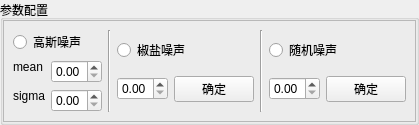
         <widget class="QWidget" name="parameter_page_3">
          <layout class="QHBoxLayout" name="horizontalLayout_5">
           <property name="spacing">
            <number>0</number>
           </property>
           <property name="leftMargin">
            <number>0</number>
           </property>
           <property name="topMargin">
            <number>0</number>
           </property>
           <property name="rightMargin">
            <number>0</number>
           </property>
           <property name="bottomMargin">
            <number>0</number>
           </property>
           <item>
            <widget class="QGroupBox" name="groupBox_3">
             <property name="title">
              <string>参数配置</string>
             </property>
             <layout class="QVBoxLayout" name="verticalLayout_26">
              <property name="spacing">
               <number>0</number>
              </property>
              <property name="leftMargin">
               <number>0</number>
              </property>
              <property name="topMargin">
               <number>0</number>
              </property>
              <property name="rightMargin">
               <number>0</number>
              </property>
              <property name="bottomMargin">
               <number>0</number>
              </property>
              <item alignment="Qt::AlignVCenter">
               <widget class="QFrame" name="frame_5">
                <property name="frameShape">
                 <enum>QFrame::StyledPanel</enum>
                </property>
                <property name="frameShadow">
                 <enum>QFrame::Raised</enum>
                </property>
                <layout class="QHBoxLayout" name="horizontalLayout_26" stretch="1,0,1,0,1">
                 <item>
                  <layout class="QVBoxLayout" name="verticalLayout_25">
                   <property name="sizeConstraint">
                    <enum>QLayout::SetMaximumSize</enum>
                   </property>
                   <item>
                    <widget class="QRadioButton" name="radioButton_Gaussian">
                     <property name="text">
                      <string>高斯噪声</string>
                     </property>
                     <attribute name="buttonGroup">
                      <string notr="true">buttonGroup_2</string>
                     </attribute>
                    </widget>
                   </item>
                   <item>
                    <layout class="QVBoxLayout" name="verticalLayout_22">
                     <property name="spacing">
                      <number>6</number>
                     </property>
                     <item>
                      <layout class="QHBoxLayout" name="horizontalLayout_22">
                       <property name="spacing">
                        <number>6</number>
                       </property>
                       <item alignment="Qt::AlignTop">
                        <widget class="QLabel" name="label_36">
                         <property name="text">
                          <string>mean</string>
                         </property>
                        </widget>
                       </item>
                       <item>
                        <widget class="QDoubleSpinBox" name="doubleSpinBox_6">
                         <property name="maximum">
                          <double>1.000000000000000</double>
                         </property>
                         <property name="singleStep">
                          <double>0.010000000000000</double>
                         </property>
                        </widget>
                       </item>
                      </layout>
                     </item>
                     <item>
                      <layout class="QHBoxLayout" name="horizontalLayout_23">
                       <property name="spacing">
                        <number>6</number>
                       </property>
                       <item alignment="Qt::AlignTop">
                        <widget class="QLabel" name="label_52">
                         <property name="text">
                          <string>sigma</string>
                         </property>
                        </widget>
                       </item>
                       <item>
                        <widget class="QDoubleSpinBox" name="doubleSpinBox_7">
                         <property name="maximum">
                          <double>1.000000000000000</double>
                         </property>
                         <property name="singleStep">
                          <double>0.010000000000000</double>
                         </property>
                        </widget>
                       </item>
                      </layout>
                     </item>
                    </layout>
                   </item>
                  </layout>
                 </item>
                 <item>
                  <widget class="Line" name="line_4">
                   <property name="orientation">
                    <enum>Qt::Vertical</enum>
                   </property>
                  </widget>
                 </item>
                 <item>
                  <layout class="QVBoxLayout" name="verticalLayout_23">
                   <item>
                    <widget class="QRadioButton" name="radioButton_Salt">
                     <property name="text">
                      <string>椒盐噪声</string>
                     </property>
                     <attribute name="buttonGroup">
                      <string notr="true">buttonGroup_2</string>
                     </attribute>
                    </widget>
                   </item>
                   <item>
                    <layout class="QHBoxLayout" name="horizontalLayout_24">
                     <item>
                      <widget class="QDoubleSpinBox" name="doubleSpinBox_4">
                       <property name="maximum">
                        <double>1.000000000000000</double>
                       </property>
                       <property name="singleStep">
                        <double>0.010000000000000</double>
                       </property>
                      </widget>
                     </item>
                     <item>
                      <widget class="QPushButton" name="pushButton_4">
                       <property name="text">
                        <string>确定</string>
                       </property>
                      </widget>
                     </item>
                    </layout>
                   </item>
                  </layout>
                 </item>
                 <item>
                  <widget class="Line" name="line_5">
                   <property name="orientation">
                    <enum>Qt::Vertical</enum>
                   </property>
                  </widget>
                 </item>
                 <item>
                  <layout class="QVBoxLayout" name="verticalLayout_24">
                   <item>
                    <widget class="QRadioButton" name="radioButton_random">
                     <property name="text">
                      <string>随机噪声</string>
                     </property>
                     <attribute name="buttonGroup">
                      <string notr="true">buttonGroup_2</string>
                     </attribute>
                    </widget>
                   </item>
                   <item>
                    <layout class="QHBoxLayout" name="horizontalLayout_25">
                     <item>
                      <widget class="QDoubleSpinBox" name="doubleSpinBox_5">
                       <property name="maximum">
                        <double>1.000000000000000</double>
                       </property>
                       <property name="singleStep">
                        <double>0.010000000000000</double>
                       </property>
                      </widget>
                     </item>
                     <item>
                      <widget class="QPushButton" name="pushButton_5">
                       <property name="text">
                        <string>确定</string>
                       </property>
                      </widget>
                     </item>
                    </layout>
                   </item>
                  </layout>
                 </item>
                </layout>
               </widget>
              </item>
             </layout>
            </widget>
           </item>
          </layout>
         </widget>
